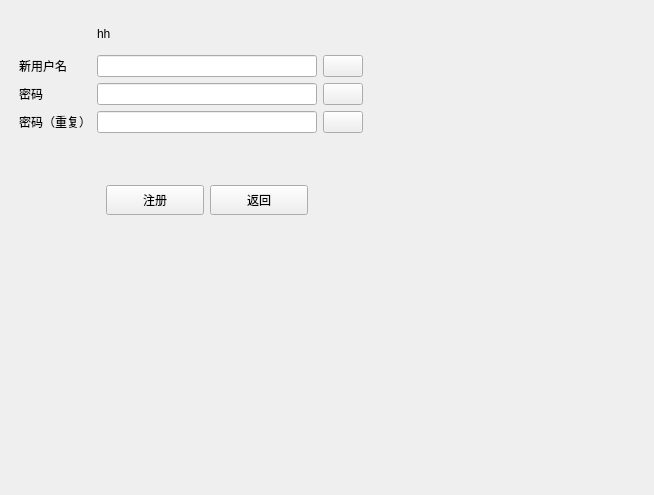
<?xml version="1.0" encoding="UTF-8"?>
<ui version="4.0">
 <class>Register_sidget</class>
 <widget class="QWidget" name="Register_sidget">
  <property name="geometry">
   <rect>
    <x>0</x>
    <y>0</y>
    <width>654</width>
    <height>495</height>
   </rect>
  </property>
  <property name="windowTitle">
   <string>Form</string>
  </property>
  <widget class="QWidget" name="container_widget" native="true">
   <property name="geometry">
    <rect>
     <x>10</x>
     <y>10</y>
     <width>362</width>
     <height>224</height>
    </rect>
   </property>
   <layout class="QVBoxLayout" name="verticalLayout" stretch="0">
    <item>
     <widget class="QWidget" name="widget" native="true">
      <layout class="QGridLayout" name="gridLayout">
       <item row="3" column="1">
        <widget class="QLineEdit" name="passwd_lineEdit2"/>
       </item>
       <item row="5" column="1">
        <widget class="QWidget" name="widget_2" native="true">
         <layout class="QHBoxLayout" name="horizontalLayout">
          <item>
           <widget class="QPushButton" name="register_pushButton">
            <property name="minimumSize">
             <size>
              <width>0</width>
              <height>30</height>
             </size>
            </property>
            <property name="text">
             <string>注册</string>
            </property>
           </widget>
          </item>
          <item>
           <widget class="QPushButton" name="return_pushButton">
            <property name="minimumSize">
             <size>
              <width>0</width>
              <height>30</height>
             </size>
            </property>
            <property name="text">
             <string>返回</string>
            </property>
           </widget>
          </item>
         </layout>
        </widget>
       </item>
       <item row="2" column="2">
        <widget class="QPushButton" name="visible_pushButton">
         <property name="enabled">
          <bool>true</bool>
         </property>
         <property name="sizePolicy">
          <sizepolicy hsizetype="Minimum" vsizetype="Fixed">
           <horstretch>0</horstretch>
           <verstretch>0</verstretch>
          </sizepolicy>
         </property>
         <property name="maximumSize">
          <size>
           <width>40</width>
           <height>16777215</height>
          </size>
         </property>
         <property name="text">
          <string/>
         </property>
        </widget>
       </item>
       <item row="3" column="0">
        <widget class="QLabel" name="passwd_lablel2">
         <property name="text">
          <string>密码（重复）</string>
         </property>
        </widget>
       </item>
       <item row="1" column="2">
        <widget class="QPushButton" name="registered_pushButton">
         <property name="maximumSize">
          <size>
           <width>40</width>
           <height>16777215</height>
          </size>
         </property>
         <property name="text">
          <string/>
         </property>
        </widget>
       </item>
       <item row="1" column="1">
        <widget class="QLineEdit" name="name_lineEdit"/>
       </item>
       <item row="0" column="1">
        <widget class="QLabel" name="caution_label">
         <property name="maximumSize">
          <size>
           <width>16777215</width>
           <height>30</height>
          </size>
         </property>
         <property name="text">
          <string>hh</string>
         </property>
        </widget>
       </item>
       <item row="2" column="1">
        <widget class="QLineEdit" name="passwd_lineEdit"/>
       </item>
       <item row="1" column="0">
        <widget class="QLabel" name="name_label">
         <property name="text">
          <string>新用户名</string>
         </property>
        </widget>
       </item>
       <item row="3" column="2">
        <widget class="QPushButton" name="visible_pushButton2">
         <property name="maximumSize">
          <size>
           <width>40</width>
           <height>16777215</height>
          </size>
         </property>
         <property name="text">
          <string/>
         </property>
        </widget>
       </item>
       <item row="2" column="0">
        <widget class="QLabel" name="passwd_label">
         <property name="text">
          <string>密码</string>
         </property>
        </widget>
       </item>
       <item row="4" column="1">
        <widget class="QLabel" name="caution_label2">
         <property name="maximumSize">
          <size>
           <width>16777215</width>
           <height>30</height>
          </size>
         </property>
         <property name="text">
          <string/>
         </property>
        </widget>
       </item>
      </layout>
     </widget>
    </item>
   </layout>
  </widget>
 </widget>
 <resources/>
 <connections/>
</ui>
